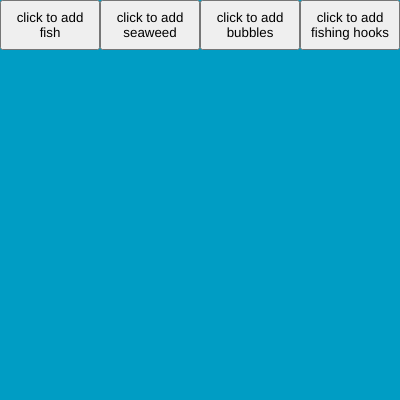
Frame 1 (no input)
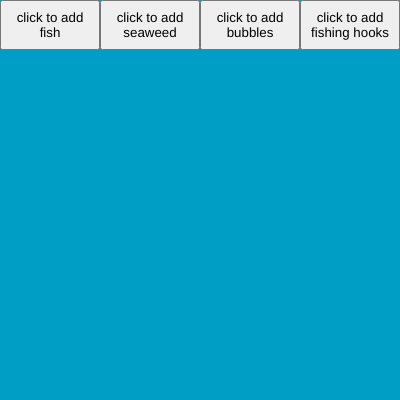
Frame 60 (no input)
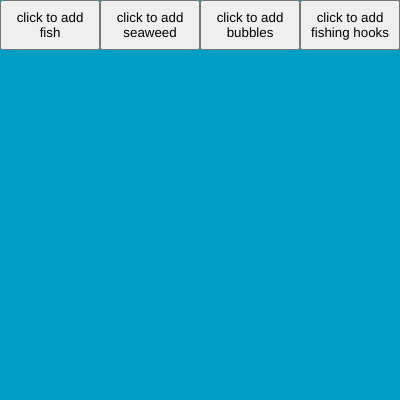
Frame 120 (the mouse pressed at the canvas centre since frame 60)

The p5.js sketch that drew these frames (run headless with seeded random() and noise() and a simulated clock; from frame 60 on, the mouse is pressed at the canvas centre):

// p5.js sketch
// ── sketch.js
//Create an ocean scene with 4 buttons. Add fish, bubbles, seaweed, and fishing hooks depending on the button the user presses


//decalre variables
let button1
let button2
let button3
let button4


function setup() {
    createCanvas(400, 400);
    background("#009dc4");


}

function draw() {
    //call function
    buttons()

}


function buttons() {

    //create buttons
    button2 = createButton('click to add seaweed');
    button2.size(100, 50)
    button2.position(100, 0);
    button2.mousePressed(seaweed);

    button1 = createButton('click to add fish');
    button1.size(100, 50)
    button1.position(0, 0);
    button1.mousePressed(fish);


    button3 = createButton('click to add bubbles');
    button3.size(100, 50)
    button3.position(200, 0);
    button3.mousePressed(bubbles);

    button4 = createButton('click to add fishing hooks');
    button4.size(100, 50)
    button4.position(300, 0);
    button4.mousePressed(fishingWire);

}

//draw fish
function fish() {

    push()
    let x = random(0, 400)
    let y = random(50, 350)
    fill("black")
    circle(x, y, 20)
    triangle(x + 10, y, x + 20, y - 10, x + 20, y + 10)
    console.log("fish")
    pop()


}

// draw seaweed
function seaweed() {
    push()
    let x = random(0, 400)
    let y = random(425, 475)
    noStroke()
    fill("green")

    beginShape();
    curveVertex(x, y);
    curveVertex(x + 5, y - 25);
    curveVertex(x - 5, y - 50);
    curveVertex(x + 5, y - 100);
    curveVertex(x - 5, y - 150);
    curveVertex(x + 5, y - 200);
    endShape();
    pop()

    console.log("seaweed")
}

//draw bubbles
function bubbles() {
    push()
    let x = random(0, 400)
    let y = random(0, 300)
    let d = random(5, 20)
    noStroke()
    fill("white")
    circle(x, y, d)
    pop()

    console.log("bubbles")

}
//draw fishing wire
function fishingWire() {
    push()
    let x = random(0, 400)
    let y = random(-75, 0)
    strokeWeight(1)
    stroke("black")
    line(x, y, x, y + 200)

    stroke("gray")
    strokeWeight(3)
    noFill();
    curve(x, y, x, y + 200, x - 10, y + 210, x - 20, y + 150)
    pop()

    console.log("fishing hook")

}
